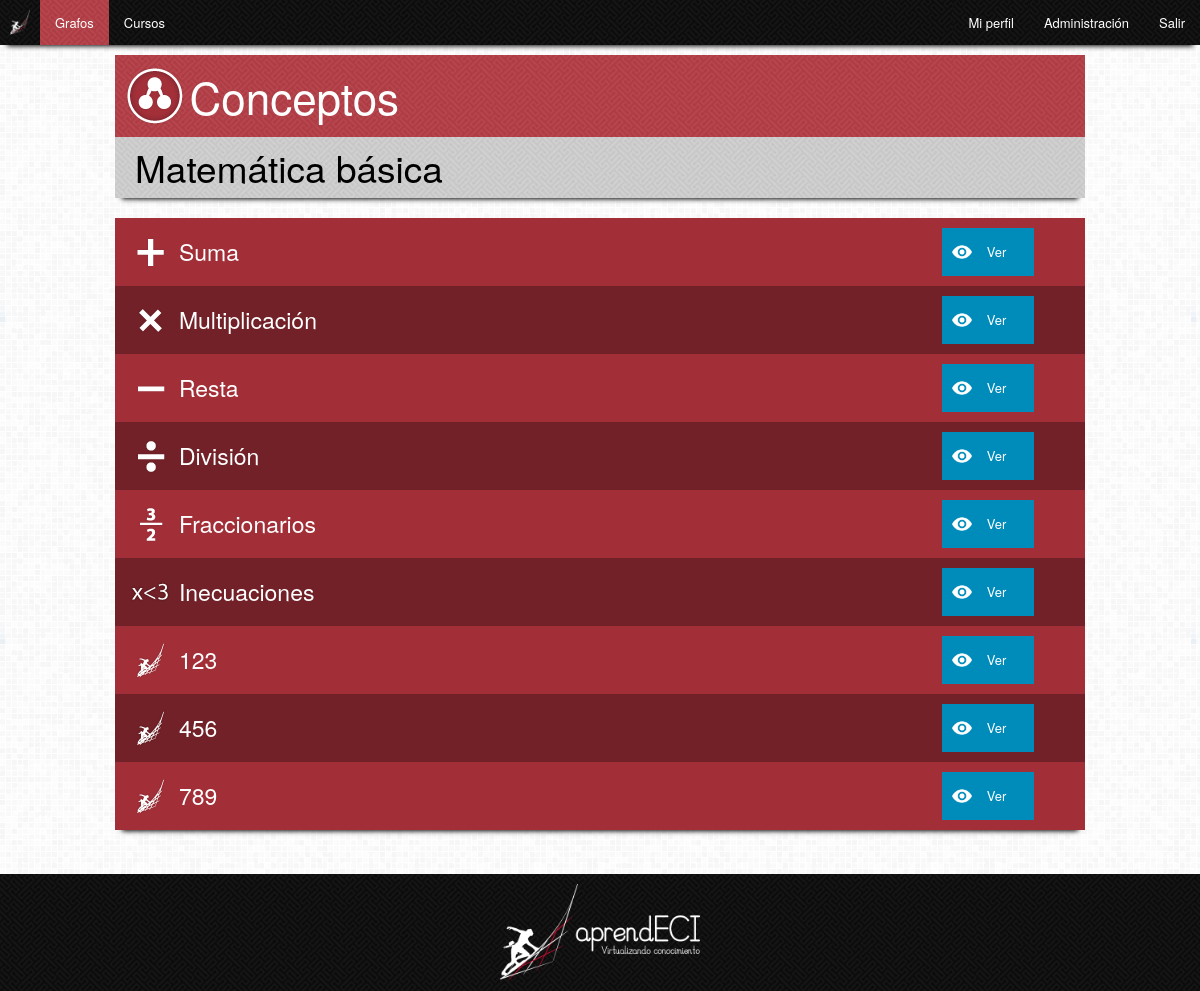
The app's page /aprendeci/conceptos/2/ (signed in) with its own data.
### Aprendeci/models.py (models this page shows, shortened)
class Grafo(models.Model):
    nombre = models.CharField(max_length=100)
    descripcion = models.CharField(max_length=500)
    x = models.IntegerField(default=0)
    y = models.IntegerField(default=0)
    grafoPadre = models.ForeignKey("self", blank=True, null=True)

class Concepto(models.Model):
    nombre = models.CharField(max_length=100)
    descripcion = models.CharField(max_length=500)
    fecha_creacion = models.DateTimeField(auto_now_add=True, editable=False)
    imagen = models.ImageField(upload_to="img/icons/conceptos", default="img/icons/conceptos/defecto.png")
    requisitos = models.ManyToManyField("self", symmetrical=False, blank=True)
    porcentajeBase = models.IntegerField(default=60)
    color = models.CharField(max_length=6)
    x = models.IntegerField(default=0)
    y = models.IntegerField(default=0)
    grafo = models.ForeignKey(Grafo, blank=True)

### Aprendeci/views/viewsProfesor.py (the view)
# urls.py: url(r'^conceptos/(?P<id>[0-9]+)/$', views.ConceptosGrafoView.as_view(), name='conceptos'),
class ConceptosGrafoView(LoginRequiredMixin, ListView):
    context_object_name = "concepto_list"
    model = Concepto
    template_name = "Aprendeci/profesor/grafo/conceptos.html"
    def get_context_data(self, **kwargs):
        context = super(ConceptosGrafoView, self).get_context_data(**kwargs)
        context['grafo_id'] = self.kwargs['id']
        context['grafo_nombre'] = Grafo.objects.get(pk=self.kwargs['id']).nombre
        return context
    def get_queryset(self):
        grafo_id = self.kwargs['id']
        return Concepto.objects.filter(grafo=grafo_id)

### Aprendeci/templates/Aprendeci/profesor/grafo/conceptos.html (shortened to what this page needs)
{% extends "Aprendeci/profesor/grafo/grafos.html" %}
{% load staticfiles %}
{% load django_bootstrap_breadcrumbs %}
{% block styles %}
    <link rel="stylesheet" href="{% static "css/style.css" %}" />
{% endblock %}
{% block header %}
    <div class="encabezado">
        <img class="icon" alt="grafo" src="{% static "img/icons/grafo.png" %}" />
        <h1>Conceptos</h1>
    </div>
{% endblock %}
{% block content %}
    {% if concepto_list %}
        <div class="title">
            <h2>{{ grafo_nombre }}</h2>
        </div>
        <table>
            <tbody>
            {% for concepto in concepto_list %}
                <tr>
                    <td class="principal">
                        <img alt="{{ concepto.nombre }}" src="{{ MEDIA_URL }}{{ concepto.imagen }}" />
                        <h4>{{ concepto.nombre }}</h4>
                    </td>
                    <td class="acciones">
                        <a href="{% url 'Aprendeci:concepto' concepto.id %}" class="button small ver">Ver</a>
                    </td>
                </tr>
            {% endfor %}
            </tbody>
        </table>
    {% else %}
        <div class="title">
            <h2>{{ grafo_nombre }}</h2>
            <br />
            <h3>No hay conceptos en el grafo</h3>
        </div>
    {% endif %}
{% endblock %}

### Aprendeci/templates/Aprendeci/profesor/grafo/grafos.html (shortened to what this page needs)
{% extends "_layouts/base.html" %}
{% load staticfiles %}
{% load django_bootstrap_breadcrumbs %}
{% block preheader %}
    {% include "Aprendeci/profesor/topbar.html" with active_tab="grafos" %}
{% endblock %}

### AprendeciDjango/templates/_layouts/base.html (shortened to what this page needs)
{% load staticfiles %}
{% load django_bootstrap_breadcrumbs %}
<!DOCTYPE html>
<html>
<head>
    <link rel="stylesheet" href="{% static "css/dependencies/normalize.css" %}" />
    <link rel="stylesheet" href="{% static "css/dependencies/foundation.min.css" %}" />
    <link rel="stylesheet" href="{% static "css/dependencies/jquery-ui.css" %}" />
    <link rel="stylesheet" href="{% static "css/dependencies/jquery.growl.css" %}" />
    <link rel="stylesheet" href="{% static "css/dependencies/jquery.contextMenu.css" %}" />
    {% block styles %}{% endblock %}
</head>
<body>
    <div id="wrapper">
        <div id="preheader">
            {% block preheader %}{% endblock %}
        </div>
        <div id="header">
            <div class="row">
                <div class="small-12 columns">
                    {% block header %}{% endblock %}
                </div>
            </div>
        </div>
        <div id="container">
            {% block extraContent %}
                <div class="row">
                    <div class="small-12 columns">
                        {% block content %}{% endblock %}
                    </div>
                </div>
            {% endblock %}
        </div>
    </div>
    <div id="footer">
        {% block footer %}
            <div class="footerContent">
                <div class="row">
                    <div class="small-12 columns centrar">
                        <img alt="logo" class="logo" src="{% static "img/logo.png" %}" />
                    </div>
                </div>
            </div>
        {% endblock %}
    </div>
</body>
</html>

### Aprendeci/templates/Aprendeci/profesor/topbar.html (shortened to what this page needs)
{% load staticfiles %}
<nav class="top-bar" data-topbar>
    <ul class="title-area">
        <li class="name">
            <a href="{% url 'Aprendeci:perfilProfesor' %}"><img class="logo" alt="Aprendeci" src="{% static 'img/miniLogo.png' %}" /></a>
        </li>
    </ul>
    <section class="top-bar-section">
        <ul class="left">
            <li {% if active_tab == 'grafos' %}class="active"{% endif %}><a href="{% url 'Aprendeci:grafos' %}">Grafos</a></li>
            <li {% if active_tab == 'cursos' %}class="active"{% endif %}><a href="{% url 'Aprendeci:cursos' %}">Cursos</a></li>
        </ul>
        <ul class="right">
            <li {% if active_tab == 'miPerfil' %}class="active"{% endif %}><a href="{% url 'Aprendeci:perfilProfesor' %}">Mi perfil</a></li>
            <li><a href="{% url 'admin:index' %}">Administración</a></li>
            <li><a href="{% url 'logout' %}">Salir</a></li>
        </ul>
    </section>
</nav>

### assets/css/style.css (style rules this page uses)
html, body { height: 100%; }
body { background-image: url("../img/bg.png"); padding: 0; margin: 0; }
h1, h2, h3, h4, h5, h6 { color: #000; display: inline-block; margin: 0; vertical-align: middle; }
img { display: inline-block; vertical-align: middle; }
.centrar { text-align: center; }
#wrapper { min-height: 100%; }
#wrapper #container { overflow: auto; padding-bottom: 140px; }
#footer { margin-top: -137px; position: relative; }
#footer .footerContent { background: #A22F38 url("../img/maze.png"); clear: both; margin-top: 20px; padding: 10px; }
#footer .footerContent .logo { width: 200px; }
.encabezado { background: #A22F38 url("../img/mazeRed.png"); padding: 10px; }
.encabezado h1 { color: #FFF; }
.title { background: #D4D4D4 url("../img/mazeGray.png"); box-shadow: 0 8px 5px -7px #000; margin-bottom: 1.25rem; padding: 5px 20px; }
nav.top-bar { background: #A22F38 url("../img/maze.png"); box-shadow: 0 8px 5px -7px #000; margin-bottom: 10px; }
nav.top-bar ul.title-area { background: #A22F38 url("../img/maze.png") !important; }
nav.top-bar section.top-bar-section ul li a { background: #A22F38 url("../img/maze.png") !important; }
nav.top-bar section.top-bar-section ul li.active a { background: #A22F38 url("../img/mazeRed.png") !important; }
nav.top-bar ul.title-area li.name img.logo { margin: 10px; width: 20px; }
.button.small { background-position: 10px center; background-repeat: no-repeat; background-size: 20px; margin: 0; padding-left: 45px; }
.ver { background-image: url("../img/icons/eye.png"); }
table { background-color: #A22F38; border: 0; box-shadow: 0 8px 5px -7px #000; empty-cells: hide; width: 100%; }
table tr td, table tr th h4, table tr td.principal h4 { color: #FFF; }
table tr td.principal { width: 80%; }
table tr td.acciones { text-align: center; width: 20%; }
table tr:nth-of-type(2n) { background: rgba(0, 0, 0, 0.3); }

### records on screen
Grafo: nombre "Matemática básica"
Concepto: imagen (picture), nombre "Suma"
Concepto: imagen (picture), nombre "Multiplicación"
Concepto: imagen (picture), nombre "Resta"
Concepto: imagen (picture), nombre "División"
Concepto: imagen (picture), nombre "Fraccionarios"
Concepto: imagen (picture), nombre "Inecuaciones"
Concepto: imagen (picture), nombre "123"
Concepto: imagen (picture), nombre "456"
Concepto: imagen (picture), nombre "789"
